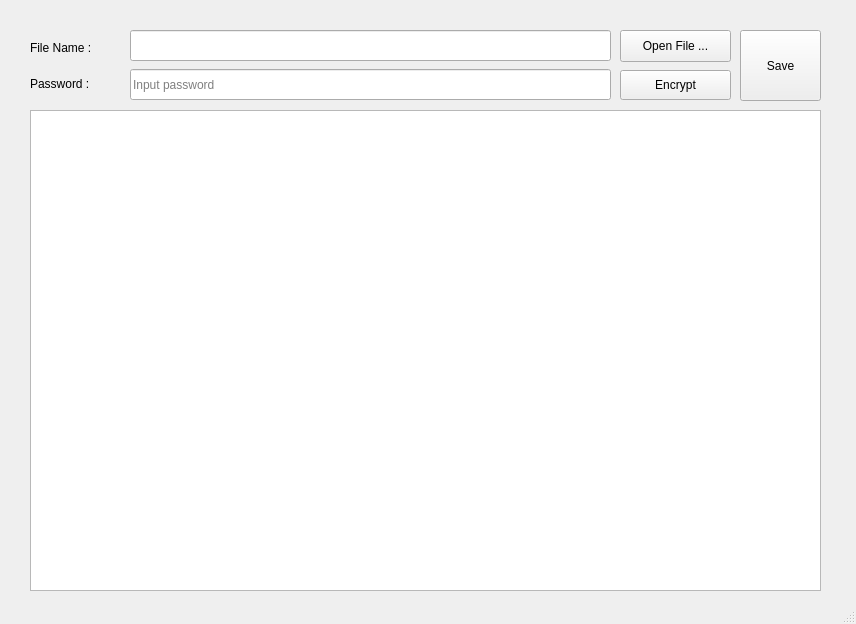
<?xml version="1.0" encoding="UTF-8"?>
<ui version="4.0">
 <class>MainWindow</class>
 <widget class="QMainWindow" name="MainWindow">
  <property name="geometry">
   <rect>
    <x>0</x>
    <y>0</y>
    <width>856</width>
    <height>624</height>
   </rect>
  </property>
  <property name="windowTitle">
   <string>FileSafeBox</string>
  </property>
  <property name="autoFillBackground">
   <bool>false</bool>
  </property>
  <widget class="QWidget" name="centralWidget">
   <widget class="QPlainTextEdit" name="fileContent">
    <property name="geometry">
     <rect>
      <x>30</x>
      <y>110</y>
      <width>791</width>
      <height>481</height>
     </rect>
    </property>
   </widget>
   <widget class="QLineEdit" name="filenameDisplay">
    <property name="geometry">
     <rect>
      <x>130</x>
      <y>30</y>
      <width>481</width>
      <height>31</height>
     </rect>
    </property>
    <property name="readOnly">
     <bool>true</bool>
    </property>
   </widget>
   <widget class="QLabel" name="label_1">
    <property name="geometry">
     <rect>
      <x>30</x>
      <y>38</y>
      <width>81</width>
      <height>20</height>
     </rect>
    </property>
    <property name="text">
     <string>File Name :</string>
    </property>
   </widget>
   <widget class="QPushButton" name="openFileButton">
    <property name="geometry">
     <rect>
      <x>620</x>
      <y>30</y>
      <width>111</width>
      <height>32</height>
     </rect>
    </property>
    <property name="text">
     <string>Open File ...</string>
    </property>
   </widget>
   <widget class="QLabel" name="label_2">
    <property name="geometry">
     <rect>
      <x>30</x>
      <y>68</y>
      <width>81</width>
      <height>31</height>
     </rect>
    </property>
    <property name="text">
     <string>Password :</string>
    </property>
   </widget>
   <widget class="QLineEdit" name="passwordInput">
    <property name="geometry">
     <rect>
      <x>130</x>
      <y>69</y>
      <width>481</width>
      <height>31</height>
     </rect>
    </property>
    <property name="echoMode">
     <enum>QLineEdit::Password</enum>
    </property>
    <property name="placeholderText">
     <string>Input password</string>
    </property>
   </widget>
   <widget class="QPushButton" name="encdecButton">
    <property name="geometry">
     <rect>
      <x>620</x>
      <y>70</y>
      <width>111</width>
      <height>30</height>
     </rect>
    </property>
    <property name="text">
     <string>Encrypt</string>
    </property>
   </widget>
   <widget class="QPushButton" name="saveBtn">
    <property name="geometry">
     <rect>
      <x>740</x>
      <y>30</y>
      <width>81</width>
      <height>71</height>
     </rect>
    </property>
    <property name="text">
     <string>Save</string>
    </property>
   </widget>
  </widget>
  <widget class="QStatusBar" name="statusbar"/>
 </widget>
 <layoutdefault spacing="6" margin="11"/>
 <resources/>
 <connections/>
</ui>
